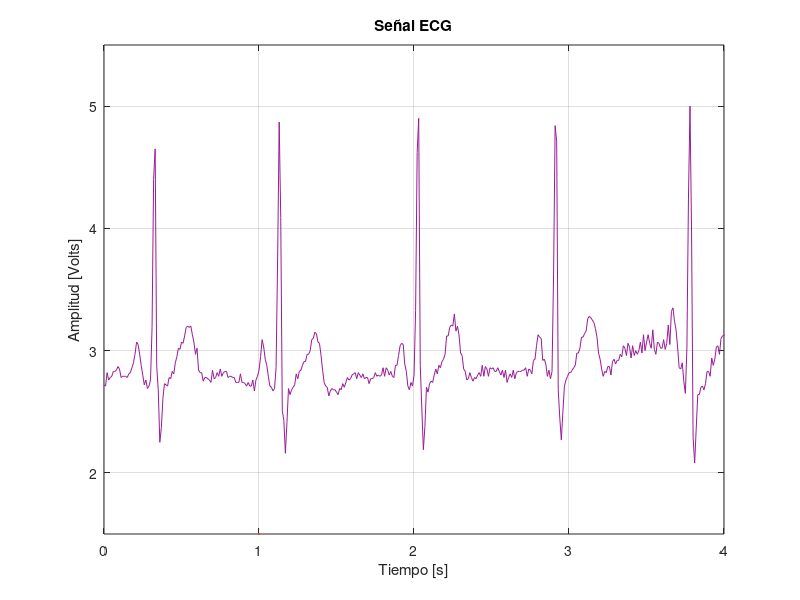
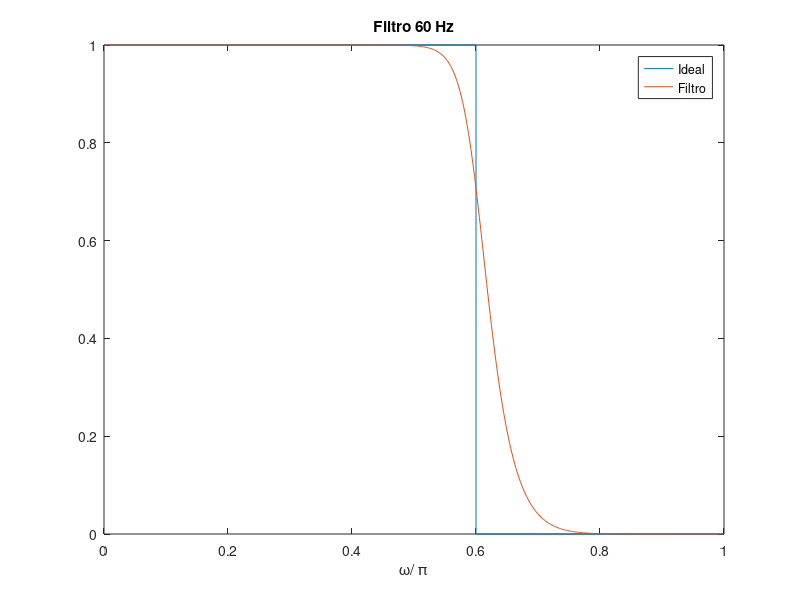
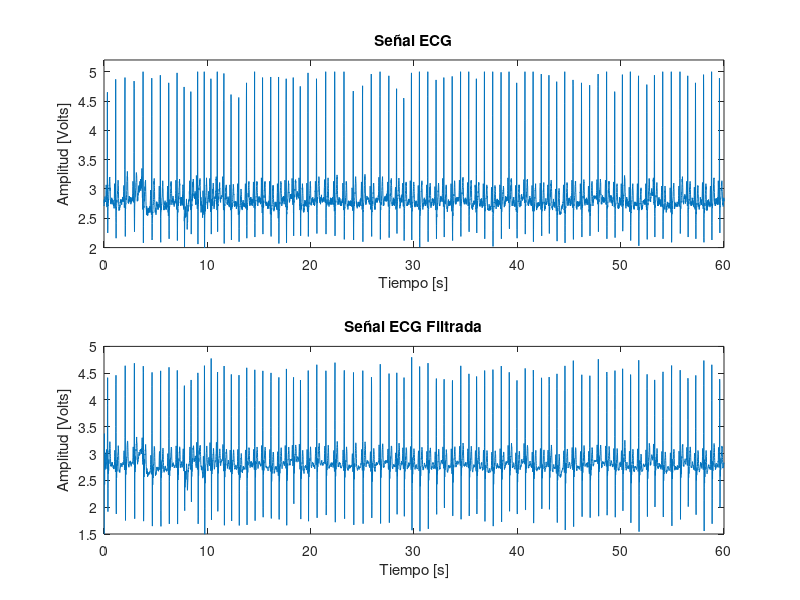
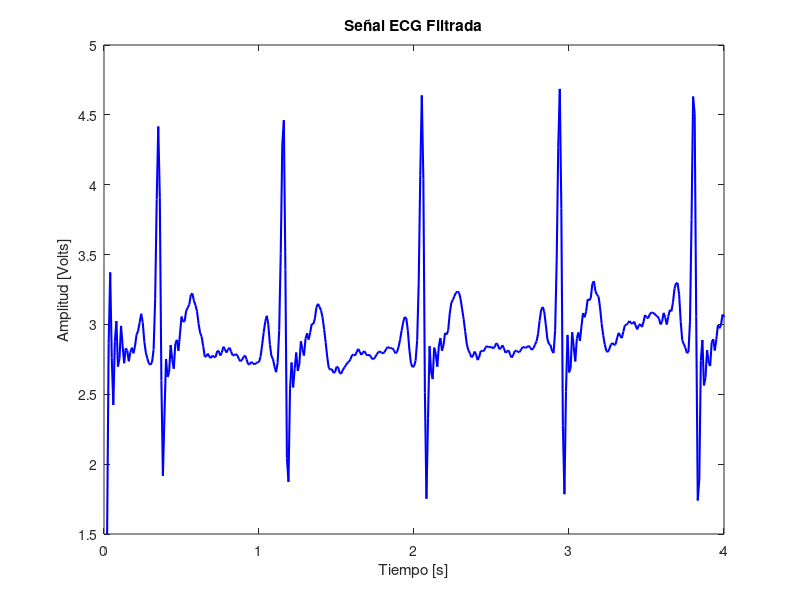

Source code (MATLAB) for these figures, in order: (Note: this script raises an error after producing the figures.)
clear
close all
clc
%% Leer Archivo
signal = load('mediciones_F.txt');

t = linspace(0,60,length(signal));
length(t)

%% Señal Sin Filtrar
figure()
plot(t,signal,'Color',[.6,.1,.6], LineWidth=1.5)
axis([0 4 1.5 5.5 ]);
title('Señal ECG')
xlabel('Tiempo [s]')
ylabel('Amplitud [Volts]')
grid on

%% Filtros Digitales

fs = 100; %Frecuencia de muestreo
fc = 60; %Frecuencia de corte

n = 9;
Wn = fc/fs; %Fc normalizada

[b,a] = butter(n,Wn,'low');
[h1,w1] = freqz(b,a); %Respuesta de Frecuencia

figure()
f = [0 0.6 0.6 1];
m = [1 1 0 0];
plot(f,m,w1/pi,abs(h1))
title('Filtro 60 Hz')
xlabel('\omega/ \pi')
legend({'Ideal','Filtro'})

signal_f = filter(b,a,signal);

figure()
subplot(211)
plot(t,signal)
ylim([2 5.2])
title('Señal ECG')
xlabel('Tiempo [s]')
ylabel('Amplitud [Volts]')
subplot(212)
plot(t,signal_f)
ylim([1.5 5])
title('Señal ECG Filtrada')
xlabel('Tiempo [s]')
ylabel('Amplitud [Volts]')

figure()
plot(t,signal_f,'b','LineWidth',1.5)
axis([0 4 1.5 5 ]);
title('Señal ECG Filtrada')
xlabel('Tiempo [s]')
ylabel('Amplitud [Volts]')

%% FIR
n = 11;
f = [0 0.4 0.4 1];
m = [1 1 0 0];

b1 = fir2(n,f,m);

signal_f2 = filter(b1,1,signal_f);

figure()
plot(t,signal_f2,'Color',[0,0,.5],'LineWidth',1.5)
axis([0 4 2 4.5]);
xlabel('Tiempo [s]')
ylabel('Amplitud [Volts]')
title('Señal ECG Filtrada')
grid on

figure()
subplot(211)
plot(t,signal_f)
ylim([1 5.2])
title('Señal ECG Filtro 1')
xlabel('Tiempo [s]')
ylabel('Amplitud [Volts]')
subplot(212)
plot(t,signal_f2)
ylim([1.5 5])
title('Señal ECG Filtro 2')
xlabel('Tiempo [s]')
ylabel('Amplitud [Volts]')

[h1,w1] = freqz(b1,1);
figure()
plot(f,m,w1/pi,abs(h1))
title('Filtro 40 Hz')
xlabel('\omega/ \pi')
legend({'Ideal','fir2'})

%% BPM


[amp, pos] = findpeaks(signal_f2, 'MinPeakProminence',.8);
findpeaks(signal_f2,'MinPeakProminence',.8);
title('Picos prominentes');
xlabel('Tiempo');
ylabel('Amplitud');
ylim([2 4.5]);

BPM_6s = length(pos);

distance = [];

for i=1:length(pos)-1
    dif = abs(pos(i+1,1) - pos(i,1));
    distance(i,1) = dif;
end


BPM_dist = mean(distance);


if (BPM_6s >= 60) && (BPM_6s <= 100)
    disp('Ritmo cardiaco normal')
elseif (BPM_6s < 60)
    disp('Posible Braquicardia')
else
    disp('Posible Taquicardia')
end

